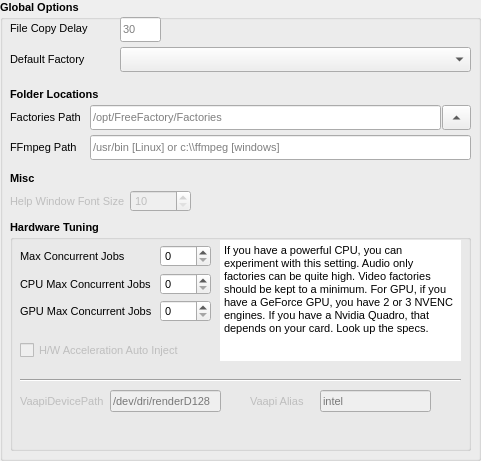
     <widget class="QGroupBox" name="ffmxprogramglob">
      <property name="enabled">
       <bool>true</bool>
      </property>
      <property name="geometry">
       <rect>
        <x>10</x>
        <y>160</y>
        <width>481</width>
        <height>461</height>
       </rect>
      </property>
      <property name="font">
       <font>
        <pointsize>8</pointsize>
        <italic>false</italic>
        <bold>true</bold>
       </font>
      </property>
      <property name="title">
       <string>Global Options</string>
      </property>
      <widget class="QLineEdit" name="AppleDelaySecondsGlobal">
       <property name="geometry">
        <rect>
         <x>120</x>
         <y>17</y>
         <width>41</width>
         <height>25</height>
        </rect>
       </property>
       <property name="font">
        <font>
         <pointsize>8</pointsize>
         <italic>false</italic>
         <bold>false</bold>
        </font>
       </property>
       <property name="toolTip">
        <string>Delay (seconds) before the service picks up new files; helps avoid partial/locked copies on slow disks or network shares.</string>
       </property>
       <property name="text">
        <string/>
       </property>
       <property name="placeholderText">
        <string>30</string>
       </property>
      </widget>
      <widget class="QLabel" name="l_AppleDelay">
       <property name="geometry">
        <rect>
         <x>10</x>
         <y>20</y>
         <width>81</width>
         <height>17</height>
        </rect>
       </property>
       <property name="font">
        <font>
         <pointsize>8</pointsize>
         <italic>false</italic>
         <bold>false</bold>
        </font>
       </property>
       <property name="toolTip">
        <string/>
       </property>
       <property name="text">
        <string>File Copy Delay</string>
       </property>
      </widget>
      <widget class="QLineEdit" name="PathtoFFmpegGlobal">
       <property name="geometry">
        <rect>
         <x>90</x>
         <y>135</y>
         <width>381</width>
         <height>25</height>
        </rect>
       </property>
       <property name="font">
        <font>
         <pointsize>8</pointsize>
         <italic>false</italic>
         <bold>false</bold>
        </font>
       </property>
       <property name="placeholderText">
        <string>/usr/bin [Linux] or c:\\ffmpeg [windows]</string>
       </property>
      </widget>
      <widget class="QLabel" name="l_PathtoFfmpeg">
       <property name="geometry">
        <rect>
         <x>10</x>
         <y>136</y>
         <width>71</width>
         <height>22</height>
        </rect>
       </property>
       <property name="font">
        <font>
         <pointsize>8</pointsize>
         <italic>false</italic>
         <bold>false</bold>
        </font>
       </property>
       <property name="text">
        <string>FFmpeg Path</string>
       </property>
      </widget>
      <widget class="QLabel" name="l_PathtoFactories">
       <property name="geometry">
        <rect>
         <x>10</x>
         <y>106</y>
         <width>71</width>
         <height>22</height>
        </rect>
       </property>
       <property name="font">
        <font>
         <pointsize>8</pointsize>
         <italic>false</italic>
         <bold>false</bold>
        </font>
       </property>
       <property name="text">
        <string>Factories Path</string>
       </property>
      </widget>
      <widget class="QLineEdit" name="PathtoFactoriesGlobal">
       <property name="geometry">
        <rect>
         <x>90</x>
         <y>105</y>
         <width>351</width>
         <height>25</height>
        </rect>
       </property>
       <property name="font">
        <font>
         <pointsize>8</pointsize>
         <italic>false</italic>
         <bold>false</bold>
        </font>
       </property>
       <property name="text">
        <string/>
       </property>
       <property name="placeholderText">
        <string>/opt/FreeFactory/Factories</string>
       </property>
      </widget>
      <widget class="QLabel" name="l_FolderLocations">
       <property name="geometry">
        <rect>
         <x>10</x>
         <y>86</y>
         <width>101</width>
         <height>16</height>
        </rect>
       </property>
       <property name="text">
        <string>Folder Locations</string>
       </property>
      </widget>
      <widget class="QComboBox" name="DefaultFactoryGlobal">
       <property name="geometry">
        <rect>
         <x>120</x>
         <y>47</y>
         <width>351</width>
         <height>25</height>
        </rect>
       </property>
       <property name="font">
        <font>
         <pointsize>8</pointsize>
         <italic>false</italic>
         <bold>false</bold>
        </font>
       </property>
       <property name="toolTip">
        <string>Sets the Factory which gets loaded on Program start.</string>
       </property>
       <item>
        <property name="text">
         <string/>
        </property>
       </item>
      </widget>
      <widget class="QLabel" name="label">
       <property name="geometry">
        <rect>
         <x>10</x>
         <y>51</y>
         <width>91</width>
         <height>16</height>
        </rect>
       </property>
       <property name="font">
        <font>
         <pointsize>8</pointsize>
         <italic>false</italic>
         <bold>false</bold>
        </font>
       </property>
       <property name="toolTip">
        <string>Sets the Factory which gets loaded on Program start.</string>
       </property>
       <property name="text">
        <string>Default Factory</string>
       </property>
      </widget>
      <widget class="QGroupBox" name="groupBox_7">
       <property name="geometry">
        <rect>
         <x>10</x>
         <y>220</y>
         <width>461</width>
         <height>231</height>
        </rect>
       </property>
       <property name="title">
        <string>Hardware Tuning</string>
       </property>
       <widget class="QLabel" name="l_GpuMaxConcurrentJobsGlobal">
        <property name="geometry">
         <rect>
          <x>10</x>
          <y>83</y>
          <width>131</width>
          <height>17</height>
         </rect>
        </property>
        <property name="font">
         <font>
          <pointsize>8</pointsize>
          <italic>false</italic>
          <bold>false</bold>
         </font>
        </property>
        <property name="toolTip">
         <string>&lt;html&gt;&lt;head/&gt;&lt;body&gt;&lt;p&gt;&lt;span style=&quot; font-weight:400;&quot;&gt;Older Apple computers need this when copying to a shared SMB Linux folder.&lt;/span&gt;&lt;/p&gt;&lt;/body&gt;&lt;/html&gt;</string>
        </property>
        <property name="text">
         <string>GPU Max Concurrent Jobs</string>
        </property>
       </widget>
       <widget class="QLabel" name="l_CpuMaxConcurrentJobsGlobal">
        <property name="geometry">
         <rect>
          <x>10</x>
          <y>56</y>
          <width>131</width>
          <height>17</height>
         </rect>
        </property>
        <property name="font">
         <font>
          <pointsize>8</pointsize>
          <italic>false</italic>
          <bold>false</bold>
         </font>
        </property>
        <property name="toolTip">
         <string>&lt;html&gt;&lt;head/&gt;&lt;body&gt;&lt;p&gt;&lt;span style=&quot; font-weight:400;&quot;&gt;Older Apple computers need this when copying to a shared SMB Linux folder.&lt;/span&gt;&lt;/p&gt;&lt;/body&gt;&lt;/html&gt;</string>
        </property>
        <property name="text">
         <string>CPU Max Concurrent Jobs</string>
        </property>
       </widget>
       <widget class="QSpinBox" name="GpuMaxConcurrentJobsGlobal">
        <property name="geometry">
         <rect>
          <x>150</x>
          <y>80</y>
          <width>51</width>
          <height>22</height>
         </rect>
        </property>
        <property name="font">
         <font>
          <pointsize>8</pointsize>
          <italic>false</italic>
          <bold>false</bold>
         </font>
        </property>
        <property name="toolTip">
         <string>Set this to limit how many GPU jobs the FreeFactory service
will process in parallel (2-3 = safest).
This can be higher if using Quadro H/W.</string>
        </property>
        <property name="maximum">
         <number>10</number>
        </property>
        <property name="value">
         <number>0</number>
        </property>
       </widget>
       <widget class="QSpinBox" name="CpuMaxConcurrentJobsGlobal">
        <property name="geometry">
         <rect>
          <x>150</x>
          <y>53</y>
          <width>51</width>
          <height>22</height>
         </rect>
        </property>
        <property name="font">
         <font>
          <pointsize>8</pointsize>
          <italic>false</italic>
          <bold>false</bold>
         </font>
        </property>
        <property name="toolTip">
         <string>Set this to limit how many CPU jobs the FreeFactory service
will process in parallel (1 = safest).</string>
        </property>
        <property name="maximum">
         <number>30</number>
        </property>
        <property name="value">
         <number>0</number>
        </property>
       </widget>
       <widget class="QPlainTextEdit" name="HardwareTuningDescription">
        <property name="geometry">
         <rect>
          <x>210</x>
          <y>20</y>
          <width>241</width>
          <height>121</height>
         </rect>
        </property>
        <property name="font">
         <font>
          <pointsize>8</pointsize>
          <italic>false</italic>
          <bold>false</bold>
         </font>
        </property>
        <property name="frameShape">
         <enum>QFrame::NoFrame</enum>
        </property>
        <property name="undoRedoEnabled">
         <bool>false</bool>
        </property>
        <property name="readOnly">
         <bool>true</bool>
        </property>
        <property name="plainText">
         <string>If you have a powerful CPU, you can experiment with this setting. Audio only factories can be quite high. Video factories should be kept to a minimum. For GPU, if you have a GeForce GPU, you have 2 or 3 NVENC engines. If you have a Nvidia Quadro, that depends on your card. Look up the specs. </string>
        </property>
        <property name="backgroundVisible">
         <bool>false</bool>
        </property>
       </widget>
       <widget class="QLabel" name="l_MaxConcurrentJobsGlobal">
        <property name="geometry">
         <rect>
          <x>10</x>
          <y>28</y>
          <width>111</width>
          <height>17</height>
         </rect>
        </property>
        <property name="font">
         <font>
          <pointsize>8</pointsize>
          <italic>false</italic>
          <bold>false</bold>
         </font>
        </property>
        <property name="toolTip">
         <string>&lt;html&gt;&lt;head/&gt;&lt;body&gt;&lt;p&gt;&lt;span style=&quot; font-weight:400;&quot;&gt;Older Apple computers need this when copying to a shared SMB Linux folder.&lt;/span&gt;&lt;/p&gt;&lt;/body&gt;&lt;/html&gt;</string>
        </property>
        <property name="text">
         <string>Max Concurrent Jobs</string>
        </property>
       </widget>
       <widget class="QSpinBox" name="MaxConcurrentJobsGlobal">
        <property name="geometry">
         <rect>
          <x>150</x>
          <y>25</y>
          <width>51</width>
          <height>22</height>
         </rect>
        </property>
        <property name="font">
         <font>
          <pointsize>8</pointsize>
          <italic>false</italic>
          <bold>false</bold>
         </font>
        </property>
        <property name="toolTip">
         <string>Global cap on concurrent conversions across all factories (CPU + GPU).
0 = unlimited. Per-type limits still apply; the lowest limit wins.
Example: CPU=5, GPU=2, Global=3 → at most 3 total jobs at once.
Takes effect for new jobs; running jobs are not interrupted.
</string>
        </property>
        <property name="maximum">
         <number>64</number>
        </property>
        <property name="value">
         <number>0</number>
        </property>
       </widget>
       <widget class="QCheckBox" name="checkHwaccelAutoinject">
        <property name="enabled">
         <bool>false</bool>
        </property>
        <property name="geometry">
         <rect>
          <x>10</x>
          <y>120</y>
          <width>171</width>
          <height>20</height>
         </rect>
        </property>
        <property name="font">
         <font>
          <pointsize>8</pointsize>
          <italic>false</italic>
          <bold>false</bold>
         </font>
        </property>
        <property name="text">
         <string>H/W Acceleration Auto Inject</string>
        </property>
       </widget>
       <widget class="QLineEdit" name="VaapiDevicePath">
        <property name="enabled">
         <bool>false</bool>
        </property>
        <property name="geometry">
         <rect>
          <x>100</x>
          <y>170</y>
          <width>111</width>
          <height>22</height>
         </rect>
        </property>
        <property name="font">
         <font>
          <pointsize>8</pointsize>
          <italic>false</italic>
          <bold>false</bold>
         </font>
        </property>
        <property name="placeholderText">
         <string>/dev/dri/renderD128</string>
        </property>
       </widget>
       <widget class="QLabel" name="label_6">
        <property name="enabled">
         <bool>false</bool>
        </property>
        <property name="geometry">
         <rect>
          <x>10</x>
          <y>173</y>
          <width>101</width>
          <height>16</height>
         </rect>
        </property>
        <property name="font">
         <font>
          <pointsize>8</pointsize>
          <italic>false</italic>
          <bold>false</bold>
         </font>
        </property>
        <property name="text">
         <string>VaapiDevicePath</string>
        </property>
       </widget>
       <widget class="QLineEdit" name="VaapiDevicePath_2">
        <property name="enabled">
         <bool>false</bool>
        </property>
        <property name="geometry">
         <rect>
          <x>310</x>
          <y>170</y>
          <width>111</width>
          <height>22</height>
         </rect>
        </property>
        <property name="font">
         <font>
          <pointsize>8</pointsize>
          <italic>false</italic>
          <bold>false</bold>
         </font>
        </property>
        <property name="placeholderText">
         <string>intel</string>
        </property>
       </widget>
       <widget class="QLabel" name="label_7">
        <property name="enabled">
         <bool>false</bool>
        </property>
        <property name="geometry">
         <rect>
          <x>240</x>
          <y>173</y>
          <width>61</width>
          <height>16</height>
         </rect>
        </property>
        <property name="font">
         <font>
          <pointsize>8</pointsize>
          <italic>false</italic>
          <bold>false</bold>
         </font>
        </property>
        <property name="text">
         <string>Vaapi Alias</string>
        </property>
       </widget>
       <widget class="Line" name="line_2">
        <property name="geometry">
         <rect>
          <x>10</x>
          <y>150</y>
          <width>441</width>
          <height>20</height>
         </rect>
        </property>
        <property name="orientation">
         <enum>Qt::Horizontal</enum>
        </property>
       </widget>
      </widget>
      <widget class="QLabel" name="l_spinHelpWindowFontSize">
       <property name="enabled">
        <bool>false</bool>
       </property>
       <property name="geometry">
        <rect>
         <x>10</x>
         <y>193</y>
         <width>121</width>
         <height>16</height>
        </rect>
       </property>
       <property name="font">
        <font>
         <pointsize>8</pointsize>
         <italic>false</italic>
         <bold>false</bold>
        </font>
       </property>
       <property name="text">
        <string>Help Window Font Size</string>
       </property>
      </widget>
      <widget class="QSpinBox" name="spinHelpWindowFontSize">
       <property name="enabled">
        <bool>false</bool>
       </property>
       <property name="geometry">
        <rect>
         <x>130</x>
         <y>190</y>
         <width>61</width>
         <height>22</height>
        </rect>
       </property>
       <property name="font">
        <font>
         <pointsize>8</pointsize>
         <italic>false</italic>
         <bold>false</bold>
        </font>
       </property>
       <property name="minimum">
        <number>10</number>
       </property>
       <property name="maximum">
        <number>18</number>
       </property>
      </widget>
      <widget class="QLabel" name="l_FolderLocations_2">
       <property name="geometry">
        <rect>
         <x>10</x>
         <y>170</y>
         <width>41</width>
         <height>16</height>
        </rect>
       </property>
       <property name="text">
        <string>Misc</string>
       </property>
      </widget>
      <widget class="QToolButton" name="toolButton_FactoriesPath">
       <property name="geometry">
        <rect>
         <x>442</x>
         <y>105</y>
         <width>29</width>
         <height>25</height>
        </rect>
       </property>
       <property name="text">
        <string>...</string>
       </property>
       <property name="icon">
        <iconset theme="QIcon::ThemeIcon::FolderNew"/>
       </property>
       <property name="arrowType">
        <enum>Qt::UpArrow</enum>
       </property>
      </widget>
     </widget>
